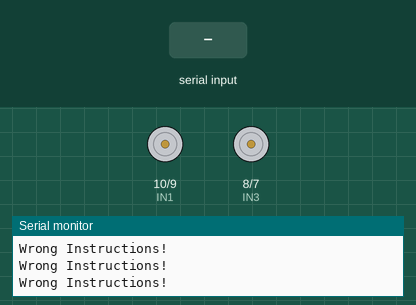
The sketch below on a simulated Arduino Uno, built with avr-gcc and run on an emulated ATmega328P. Shown: motor-driver pin pairs drawn as motors (green arrow = first pin HIGH = forward, orange = second pin HIGH = backward, longer = more drive, scaled by the enable pin), the last lines printed to the serial monitor. Inputs (shaded band) come from the test bench.

Above: at 1.2 s.
1.3 s: "w" received over the second serial link
At 1.9 s:
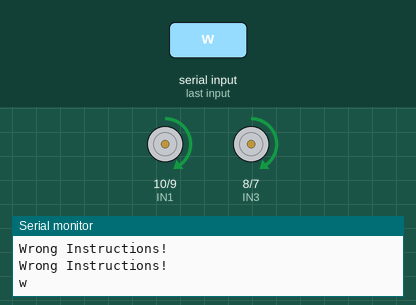
2.8 s: "s" received over the second serial link
At 4.0 s:
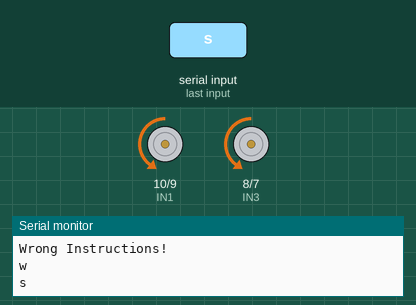
4.3 s: "a" received over the second serial link
At 5.2 s:
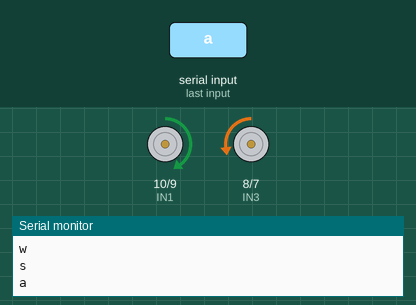
5.8 s: "d" received over the second serial link
At 6.3 s:
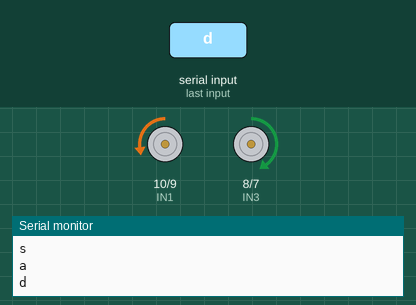
7.3 s: "q" received over the second serial link
At 8.7 s:
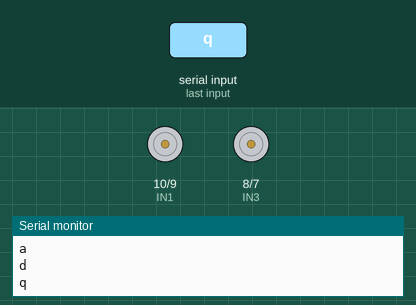
Timing chart, 0 to 9.8 s (numbered marks = the images above; inputs shaded):
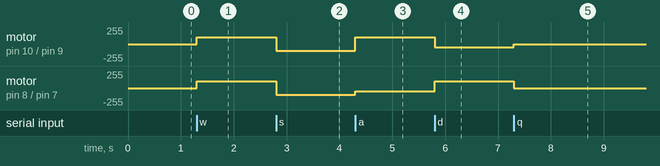

The sketch:

P_A.ino
```cpp
#include  <SoftwareSerial.h>
SoftwareSerial BT(3, 2); // RX | TX

// initialize the pin
int ENA = 5;
int ENB = 6;
int IN1 = 10;
int IN2 = 9;
int IN3 = 8;
int IN4 = 7;

int old_err = 0;
int P_err;
int I_err = 0;
int D_err = 0;
double Kd = 1;
double Ki = 1;
double Kp = 80;

int err;
int control = 0;

String message;
String instruction;

void rightForward()
{
  digitalWrite(IN1,HIGH);
  digitalWrite(IN2,LOW);
  //Serial.println("Right forward");
}

void leftForward()
{
  digitalWrite(IN3,HIGH);
  digitalWrite(IN4,LOW);
  //Serial.println("Left forward");
}

void rightBackward()
{
  digitalWrite(IN1,LOW);
  digitalWrite(IN2,HIGH);
  //Serial.println("Right backward");
}

void leftBackward()
{
  digitalWrite(IN3,LOW);
  digitalWrite(IN4,HIGH);
  //Serial.println("Left backward");
}

void moveForward()
{
  analogWrite(ENA,100);
  analogWrite(ENB,100);
  leftForward();
  rightForward();
}

void moveBackward()
{
  analogWrite(ENA,100);
  analogWrite(ENB,100);
  leftBackward();
  rightBackward();
}

void turnLeftCenter()
{
  analogWrite(ENA,100);
  analogWrite(ENB,100);
  leftBackward();
  rightForward();
}


void turnRightCenter()
{
  analogWrite(ENA,100);
  analogWrite(ENB,100);
  leftForward();
  rightBackward();
}


void turnLeftPherical()
{
  analogWrite(ENA,100);
  analogWrite(ENB,50);
  leftBackward();
  rightForward();
}
void turnRightPherical()
{
  analogWrite(ENA,50);
  analogWrite(ENB,100);
  leftForward();
  rightBackward();
}

void stopCar()
{
  analogWrite(ENA,0);
  analogWrite(ENB,0);
  leftForward();
  rightForward();
}

void motorWriting(int vL, int vR, int error){      //speed and dir control

  int vRAdj = 0;
  int vLAdj = 0;


  vRAdj = vR - error;
  vLAdj = vL + error;


  if( vRAdj >= 0 )
    rightForward();
  else
  {
    rightBackward();
    vRAdj = -vRAdj;
  }

  if( vLAdj >= 0 )
    leftForward();
  else
  {
    leftBackward();
    vLAdj = -vLAdj;
  }


  if(vRAdj > 255)
  {
    vRAdj = 255;
  }
  if(vLAdj > 255)
  {
    vLAdj = 255;
  }

  //Serial.print("vRAdj: ");
  //Serial.println(vRAdj);
  //Serial.print("vLAdj: ");
  //Serial.println(vLAdj);

  analogWrite(ENA ,vRAdj);
  analogWrite(ENB, vLAdj);

  //delay(2000);


}

// compute the error
int error(){

  int L3;
  int L2;
  int L1;
  int R1;
  int R2;
  int R3;

  int L3A = analogRead(A0);
  int L2A = analogRead(A1);
  int L1A = analogRead(A2);
  int R1A = analogRead(A3);
  int R2A = analogRead(A4);
  int R3A = analogRead(A5);


  if(L3A > 70){
    L3 = 1;
  }
  else{
    L3 = 0;
  }
  if(L2A > 70){
    L2 = 1;
  }
  else{
    L2 = 0;
  }
  if(L1A > 70){
    L1 = 1;
  }
  else{
    L1 = 0;
  }
  if(R1A > 70){
    R1 = 1;
  }
  else{
    R1 = 0;
  }
  if(R2A > 70){
    R2 = 1;
  }
  else{
    R2 = 0;
  }
  if(R3A > 70){
    R3 = 1;
  }
  else{
    R3 = 0;
  }
  //int counter = L3 + L2 + L1 + R1 + R2 + R3;
  P_err = L3 * (-2) + L2 * (-1) + R2 * 1 + R3 * 2;
  I_err = I_err + P_err;
  D_err = P_err - old_err;

  old_err = P_err;

  double power = Kp*P_err + Ki*I_err + Kd*D_err;
  return power;
  /*
  if( counter == 0 )
  {
    return 0;
  }
  else
    return sum / counter;
  */
}
void setup() {

  pinMode(ENA,OUTPUT);
  pinMode(IN1,OUTPUT);
  pinMode(IN2,OUTPUT);
  pinMode(IN3,OUTPUT);
  pinMode(IN4,OUTPUT);
  pinMode(ENB,OUTPUT);
  pinMode(A0, INPUT);
  pinMode(A1, INPUT);
  pinMode(A2, INPUT);
  pinMode(A3, INPUT);
  pinMode(A4, INPUT);
  pinMode(A5, INPUT);
  Serial.begin(9600);
  Serial.println("BT is ready!");
  BT.begin(9600);
}

void loop() {

      while(Serial.available())
  {
    //while there is data available on the serial monitor
    message+=char(Serial.read());//store string from serial command
  }
  if(!Serial.available())
  {
    if(message!="")
    {
      //if data is available
      BT.println(message); //show the data
      message=""; //clear the data
    }
  }
    while(BT.available())
  {
    //while there is data available on the serial monitor
    message+=char(BT.read());//store string from serial command
  }
  if(!BT.available())
  {
    if(message!="")
    {
      //if data is available
      Serial.println(message); //show the data
      instruction = message;
      message=""; //clear the data
    }

    if(instruction == "w")
    {
      moveForward();
    }
    else if(instruction == "s")
    {
      moveBackward();
    }
    else if(instruction == "a")
    {
      turnLeftPherical();
    }
    else if(instruction == "d")
    {
      turnRightPherical();
    }
    else if(instruction == "q")
    {
      stopCar();
    }
    else
      Serial.println("Wrong Instructions!");

    if(instruction == "p")
    {
      control = 1;
    }
    else{
      control = 0;
    }


    if(control == 1){
      err = error();
      motorWriting(80 ,80, err);
    }
  }
  //delay(1);
}

/*
void loop(){
  err = error();
  motorWriting(100,100,err);

  delay(1);
}
*/
```

Measured:
- after the input at 1.3 s, motor on pin 10 (IN1) / pin 9 (IN2), motor on pin 8 (IN3) / pin 7 (IN4): stopped → forward 100/255 at once
- after the input at 2.8 s, motor on pin 10 (IN1) / pin 9 (IN2), motor on pin 8 (IN3) / pin 7 (IN4): forward 100/255 → backward 100/255 at once
- after the input at 4.3 s, motor on pin 10 (IN1) / pin 9 (IN2): backward 100/255 → forward 100/255 at once; motor on pin 8 (IN3) / pin 7 (IN4): backward 100/255 → backward 50/255 at once
- after the input at 5.8 s, motor on pin 10 (IN1) / pin 9 (IN2): forward 100/255 → backward 50/255 at once; motor on pin 8 (IN3) / pin 7 (IN4): backward 50/255 → forward 100/255 at once
- after the input at 7.3 s, motor on pin 10 (IN1) / pin 9 (IN2): backward 50/255 → stopped at once; motor on pin 8 (IN3) / pin 7 (IN4): forward 100/255 → stopped at once
